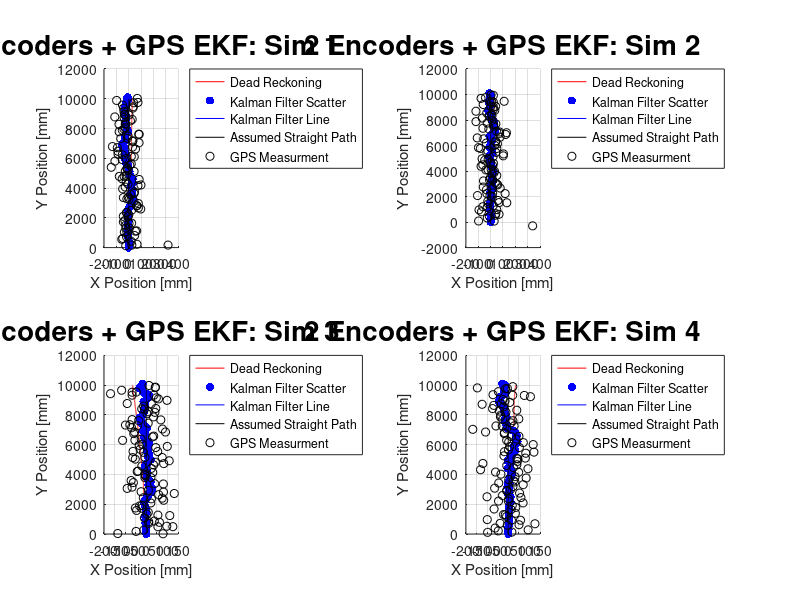

Write MATLAB code to recreate this figure.
close all
clear all
%% Notes
%   In each option IMU and GPS sampling rates are the same and encoder
%   simulation is decimated to match.
%
%   Encoder + IMU + GPS simulation does not take into account different
%   sampling rates. The lowest sampling rate sbhould be used for decimation 
%
%% Pick An Option Below

Option = 1;

%   1 = 2 Encoder + GPS
%   2 = 2 Encoder + IMU
%   3 = 2 Encoder + IMU + GPS
%   4 = 1 Encoder + IMU 


%% Variables
l = 50;                     % Wheel base
r = 10;                     % Wheel radius
C = 2*pi*r;                 % Wheel circumference
v = 100;                    % 20mm/s max linear velocity
w = 2*v/l;                  % Angular speed when rotating
fIMU = 1;                   % 1 Hz  
fGPS = 1;                   % 1 Hz 
fEnc = 10;                  % 5 Hz  

dtEnc = 1/fEnc;             % Encoder timestep

sim_length = 10000;         % Straight line length
t_len = sim_length/v;       % Time moving 

encStd = 0.1;               % Standard Deviations
GPSStd = 200;  
IMUStd = 0.1*pi/180;          

sinamp = 0;                %Amplitude of GPS X sine wave

X0 = 0;
Y0 = 0;
Z0 = 0;
Theta0 = 90*pi/180;

IMU_points = t_len/(fIMU);
gps_points = t_len/(fGPS);

%% Functions 
% Velocity
theta_dot_v = @(vr, vl) (1/l)*(vr - vl)*dtEnc;
X_dot_v = @(vr, vl, theta) (vr/2 + vl/2)*cos(theta + (theta_dot_v(vr, vl)/2))*dtEnc; 
Y_dot_v = @(vr, vl, theta) (vr/2 + vl/2)*sin(theta + (theta_dot_v(vr, vl)/2))*dtEnc;
enc_noise = @(encVar) (encVar)*randn(1);

%% Initialise 
X = X0;
Y = Y0;
Theta = Theta0;

%% Simulate and Plot Ideal Data
count = 1;
XIdeal(count,:) = X;
YIdeal(count,:) = Y;
ThetaIdeal(count,:) = Theta0;
speeds(count,:)= [v v];

while Y < sim_length
    
    count = count + 1;
    Y = Y + Y_dot_v(v, v, Theta0);
    X = X + X_dot_v(v, v, Theta0);
    XIdeal(count,:) = X;
    YIdeal(count,:) = Y;
    ThetaIdeal(count,:) = Theta0;
    speeds(count,:) = [v v];
        
end


%% Preset Sizes
encError = zeros(length(speeds),2);
pose_noise = zeros(length(speeds),4);
thetaGyroMeas = zeros(IMU_points,1);
x_sim_gps = zeros(1,length(gps_points));
y_sim_gps = zeros(1,length(gps_points));
X_kal = zeros(IMU_points,4);

for pp =1:4
            %% Add Encoder Noise
        for i = 1: length(speeds)
            encError(i,1) = enc_noise(encStd);
            encError(i,2) = enc_noise(encStd);
        end

        lwv_e = (speeds(:,2) + encError(:,2));
        rwv_e = (speeds(:,1) + encError(:,1));

        
        %% Reinitialise and Plot

        xt = X0;
        yt = Y0;
        theta = Theta0;

        for ii = 1:length(speeds)
            pose_noise(ii,1:4) = [xt, yt, 0, theta];

            xt = pose_noise(ii,1) + X_dot_v(rwv_e(ii),lwv_e(ii), pose_noise(ii,4)); 
            yt = pose_noise(ii,2) + Y_dot_v(rwv_e(ii),lwv_e(ii), pose_noise(ii,4)); 
            theta = pose_noise(ii,4) + (theta_dot_v(rwv_e(ii), lwv_e(ii)));

        end
        
        if Option == 1 %Encoder + GPS
            %% Simulate GPS data
            x_sim_gps = zeros(1,length(XIdeal));
            y_sim_gps = zeros(1,length(XIdeal));

            tt = linspace(0,2*pi,length(XIdeal));

            for q = 1:length(XIdeal)

                x_sim_gps(q) = XIdeal(q) + randn()*(GPSStd) + sinamp*sin(tt(q)/2); 
                y_sim_gps(q) = YIdeal(q) + randn()*(GPSStd);

            end

            factor = fEnc/fGPS;
            x_sim_gps = decimate(x_sim_gps,factor,5);
            y_sim_gps = decimate(y_sim_gps,factor,5);

            %% Decimate and Convert Encoders and Units 

            factor = fEnc/fGPS;
            lwv_e = decimate(lwv_e,factor,5)/dtEnc;
            rwv_e = decimate(rwv_e,factor,5)/dtEnc;

            %% EKF

            R = [GPSStd 0 0 
                0 GPSStd 0 
                0 0 GPSStd ]; 

            V = eye(3);

            Q = [encStd 0
                0   encStd];

            P_ini = zeros(4,4);
            P = P_ini;
            X_kal = zeros(length(x_sim_gps),4);

            % Initial Guess of State

            X_hat_prev = [X0, Y0, Z0, Theta0]; 

            X_hat_prev(1) = X0;
            X_hat_prev(2) = Y0;
            X_hat_prev(3) = 0;
            X_hat_prev(4) = Theta0;

            X_kal(1,1:4) = [X_hat_prev(1) X_hat_prev(2) X_hat_prev(3) X_hat_prev(4)];


            for i = 1:length(rwv_e)

                X_hat_minus = [X_hat_prev(1) + X_dot_v(rwv_e(i),lwv_e(i),X_hat_prev(4))
                               X_hat_prev(2) + Y_dot_v(rwv_e(i),lwv_e(i),X_hat_prev(4))
                               X_hat_prev(3)
                               X_hat_prev(4) + theta_dot_v(rwv_e(i),lwv_e(i))   ];


                A = [1  0   0   -(dtEnc/2)*(rwv_e(i) + lwv_e(i))*sin(X_hat_prev(4))
                    0   1   0  (dtEnc/2)*(rwv_e(i) + lwv_e(i))*cos(X_hat_prev(4))
                    0   0   1   0
                    0   0   0   1];

                W = [(dtEnc/2)*cos(X_hat_prev(4))  (dtEnc/2)*cos(X_hat_prev(4))
                    (dtEnc/2)*sin(X_hat_prev(4)) (dtEnc/2)*sin(X_hat_prev(4))
                    0   0
                    ( -dtEnc/l)     (dtEnc/l)];



                % Measurment Jacobian
                H = [   1 0 0 0
                        0 1 0 0
                        0 0 1 0    ];


                z = [x_sim_gps(i)
                     y_sim_gps(i)
                     0];


                h_0 = H*X_hat_minus; %% from online presentation???

                % Kalman Filter Implimentation

                P = A*P*A' + W*Q*W'; 

                K = P*H'*(H*P*H' + V*R*V')^-1; %%%%%

                %EKF Correction
                X_hat = X_hat_minus  + K*(z - h_0);

                X_kal(i+1,1:4) = X_hat(1:4)';

                P = (eye(4)-K*H)*P; 

                X_hat_prev = X_hat;

end 
        
    elseif Option == 2 % Encoder + IMU
        
        for jj = 1:length(rwv_e)
            
            thetaGyroMeas(jj) = Theta0 + randn(1)*(IMUStd); 
            
        end
        
        thetaGyroMeas = thetaGyroMeas';
        
        factor = fEnc/fGPS;
        thetaGyroMeas = decimate(thetaGyroMeas,factor,5);
        
        factor = fEnc/fIMU;
        lwv_e = decimate(lwv_e,factor,5)/dtEnc;
        rwv_e = decimate(rwv_e,factor,5)/dtEnc;
        
        %% EKF

        R = [IMUStd]; 

        V = 1;

        Q = [encStd 0
            0   encStd];

        P_ini = zeros(4,4);
        P = P_ini;
                      
        % Initial Guess of State

        X_hat_prev = [X0, Y0, 0, Theta0]; 

        X_hat_minus_plot = zeros(length(pose_noise),4);

        X_hat_prev(1) = X0;
        X_hat_prev(2) = Y0;
        X_hat_prev(3) = 0;
        X_hat_prev(4) = Theta0;

        X_kal = zeros(length(rwv_e),4);
        X_kal(1,1:4) = [X_hat_prev(1) X_hat_prev(2) X_hat_prev(3) X_hat_prev(4)];  
    
        for i = 1:length(rwv_e)


        X_hat_minus = [X_hat_prev(1) + X_dot_v(rwv_e(i),lwv_e(i),X_hat_prev(4))
                       X_hat_prev(2) + Y_dot_v(rwv_e(i),lwv_e(i),X_hat_prev(4))
                       X_hat_prev(3)
                       X_hat_prev(4) + theta_dot_v(rwv_e(i),lwv_e(i))   ];



        A = [1  0   0   -(dtEnc/2)*(rwv_e(i) + lwv_e(i))*sin(X_hat_prev(4))
            0   1   0  (dtEnc/2)*(rwv_e(i) + lwv_e(i))*cos(X_hat_prev(4))
            0   0   1   0
            0   0   0   1];

        W = [(dtEnc/2)*cos(X_hat_prev(4))  (dtEnc/2)*cos(X_hat_prev(4))
            (dtEnc/2)*sin(X_hat_prev(4)) (dtEnc/2)*sin(X_hat_prev(4))
            0   0
            ( -dtEnc/l)     (dtEnc/l)];


        % Measurment Jacobian
        H = [   0 0 0 1   ];


        z = [thetaGyroMeas(i)]; % Use the previous X position
        
        h_0 = H*X_hat_minus; 

       % Kalman Filter Implimentation

       P = A*P*A' + W*Q*W'; 

       K = P*H'*(H*P*H' + V*R*V')^-1;

       %EKF Correction
       X_hat = X_hat_minus  + K*(z - h_0);

       X_kal(i+1,1:4) = X_hat(1:4)';

       P = (eye(4)-K*H)*P; 

       X_hat_prev = X_hat;

    
        end
    
    elseif Option == 3
        
        for jj = 1:length(rwv_e)
            
            thetaGyroMeas(jj) = Theta0 + randn(1)*IMUStd; 
            
        end
        
            thetaGyroMeas = thetaGyroMeas';
        
            factor = fEnc/fGPS;
            thetaGyroMeas = decimate(thetaGyroMeas,factor,5);
        
            factor = fEnc/fIMU;
            lwv_e = decimate(lwv_e,factor,5)/dtEnc;
            rwv_e = decimate(rwv_e,factor,5)/dtEnc;
            
            x_sim_gps = zeros(1,length(XIdeal));
            y_sim_gps = zeros(1,length(XIdeal));

            tt = linspace(0,2*pi,length(XIdeal));

        for q = 1:length(XIdeal)

            x_sim_gps(q) = XIdeal(q) + randn()*(GPSStd) + sinamp*sin(tt(q)/2); 
            y_sim_gps(q) = YIdeal(q) + randn()*(GPSStd);

        end

        factor = fEnc/fGPS;
        x_sim_gps = decimate(x_sim_gps,factor,5);
        y_sim_gps = decimate(y_sim_gps,factor,5);
        
        
        %% EKF

R = [GPSStd 0 0 0 
    0 GPSStd 0 0 
    0 0 GPSStd 0 
    0 0 0 IMUStd]; 
    
V = eye(4);

Q = [encStd 0
    0   encStd];
  
P_ini = zeros(4,4);
P = P_ini;

% Initial Guess of State

X_hat_prev = [X0, Y0, 0, Theta0]; 

X_hat_minus_plot = zeros(length(pose_noise),4);

X_hat_prev(1) = X0;
X_hat_prev(2) = Y0;
X_hat_prev(3) = 0;
X_hat_prev(4) = Theta0;

X_kal = zeros(length(rwv_e),4);

X_kal(1,1:4) = [X_hat_prev(1) X_hat_prev(2) X_hat_prev(3) X_hat_prev(4)];  
    
for i = 1:IMU_points
      
       
    X_hat_minus = [X_hat_prev(1) + X_dot_v(rwv_e(i),lwv_e(i),X_hat_prev(4))
                   X_hat_prev(2) + Y_dot_v(rwv_e(i),lwv_e(i),X_hat_prev(4))
                   X_hat_prev(3)
                   X_hat_prev(4) + theta_dot_v(rwv_e(i),lwv_e(i))   ];
    

    
    A = [1  0   0   -(dtEnc/2)*(rwv_e(i) + lwv_e(i))*sin(X_hat_prev(4))
        0   1   0  (dtEnc/2)*(rwv_e(i) + lwv_e(i))*cos(X_hat_prev(4))
        0   0   1   0
        0   0   0   1];
    
    W = [(dtEnc/2)*cos(X_hat_prev(4))  (dtEnc/2)*cos(X_hat_prev(4))
        (dtEnc/2)*sin(X_hat_prev(4)) (dtEnc/2)*sin(X_hat_prev(4))
        0   0
        ( -dtEnc/l)     (dtEnc/l)];
      
    
    % Measurment Jacobian
    H = [1 0 0 0
        0 1 0 0
        0 0 1 0
        0 0 0 1   ];
    
        
    z = [x_sim_gps(i)
        y_sim_gps(i)
        0
        thetaGyroMeas(i)]; % Use the previous X position
         

  
    
    h_0 = H*X_hat_minus; %% from online presentation???
    
   % Kalman Filter Implimentation
     
   P = A*P*A' + W*Q*W'; 
  
   K = P*H'*inv(H*P*H' + V*R*V'); %%%%%
   
   %EKF Correction
   X_hat = X_hat_minus  + K*(z - h_0);
   
   X_kal(i+1,1:4) = X_hat(1:4)';
   
   P = (eye(4)-K*H)*P; 
   
   X_hat_prev = X_hat;
   
end
        
        elseif Option == 4
            
            

            
            
        for jj = 1:length(rwv_e)
            
            thetaGyroMeas(jj) = Theta0 + randn(1)*IMUStd; 
            
        end
        
            thetaGyroMeas = thetaGyroMeas';
            factor = fEnc/fGPS;
            thetaGyroMeas = decimate(thetaGyroMeas,factor,5);
        
            
            
            
        xt = X0;
        yt = Y0;
        theta = Theta0;

        for ii = 1:length(speeds)
            pose_noise(ii,1:4) = [xt, yt, 0, theta];

            xt = pose_noise(ii,1) + lwv_e(i)*dtEnc*cos(pose_noise(ii,4)); 
            yt = pose_noise(ii,2) + lwv_e(i)*dtEnc*sin(pose_noise(ii,4)); 
            theta = pose_noise(ii,4) + (theta_dot_v(rwv_e(ii), lwv_e(ii))); % if both wheels arnt taken into account for dead reckoning, line is straight.

        end
        
        factor = fEnc/fIMU;
        singleEnc = decimate(lwv_e,factor,5)/dtEnc;
        %% EKF

R = [IMUStd]; 
    
V = 1;

Q = [encStd];
  
P_ini = zeros(4,4);
P = P_ini;

% Initial Guess of State

X_hat_prev = [X0, Y0, 0, Theta0]; 

X_hat_minus_plot = zeros(length(pose_noise),4);

X_hat_prev(1) = X0;
X_hat_prev(2) = Y0;
X_hat_prev(3) = 0;
X_hat_prev(4) = Theta0;

X_kal = zeros(length(thetaGyroMeas),4);

X_kal(1,1:4) = [X_hat_prev(1) X_hat_prev(2) X_hat_prev(3) X_hat_prev(4)];  
X_hat_prev_prev = 90*180/pi;    

for i = 2:length(thetaGyroMeas)

    % Assumpition that both wheels do the same thing is too much?
    
    X_hat_minus = [X_hat_prev(1) + singleEnc(i)*dtEnc*cos(X_hat_prev(4))
                   X_hat_prev(2) + singleEnc(i)*dtEnc*sin(X_hat_prev(4))
                   X_hat_prev(3) 
                   X_hat_prev(4) + (thetaGyroMeas(i) - thetaGyroMeas(i-1))  ]; 
       
    
    A = [1  0   0   -(singleEnc(i)*dtEnc)*sin(X_hat_prev(4))
        0   1   0  singleEnc(i)*dtEnc*cos(X_hat_prev(4))
        0   0   1   0
        0   0   0   1]; 
    
    W = [(dtEnc)*cos(X_hat_prev(4))  
        (dtEnc)*sin(X_hat_prev(4)) 
            0 
            0  ]   ;
        
    % Measurment Jacobian
    H = [0 0 0 1];
  
    z = [thetaGyroMeas(i)]; % Use the previous X position

    h_0 = H*X_hat_minus; 
    
   % Kalman Filter Implimentation
     
   P = A*P*A' + W*Q*W'; 
  
   K = P*H'*inv(H*P*H' + V*R*V'); %%%%%
   
   %EKF Correction
   X_hat = X_hat_minus  + K*(z - h_0);
   
   X_kal(i+1,1:4) = X_hat(1:4)';
   
   P = (eye(4)-K*H)*P; 
   
   X_hat_prev = X_hat;
   
end
  
        end
        
if Option == 1
    subplot(2,2,pp)
    hold on

    plot(pose_noise(:,1), pose_noise(:,2),'r')
    scatter(X_kal(:,1),X_kal(:,2),'b','filled')
    plot(X_kal(:,1),X_kal(:,2),'b')
    plot(XIdeal, YIdeal,'k')
    scatter(x_sim_gps,y_sim_gps,'k')
    title(sprintf('2 Encoders + GPS EKF: Sim %s', num2str(pp)),'FontSize', 20)
    xlabel('X Position [mm]')
    ylabel('Y Position [mm]')
    legend('Dead Reckoning','Kalman Filter Scatter','Kalman Filter Line','Assumed Straight Path','GPS Measurment','Bestoutside', 'Location', 'northeastoutside')
    set(gcf,'units','normalized','outerposition',[0 0 1 1])
    grid on
    hold off

elseif Option == 2
    subplot(2,2,pp)
    hold on

    plot(pose_noise(:,1), pose_noise(:,2),'r')
    scatter(X_kal(:,1),X_kal(:,2),'b','filled')
    plot(X_kal(:,1),X_kal(:,2),'b')
    plot(XIdeal, YIdeal,'k')
    title(sprintf('2 Encoder + IMU Fusion EKF: Sim %s', num2str(pp)),'FontSize', 20)
    xlabel('X Position [mm]')
    ylabel('Y Position [mm]')
    legend('Dead Reckoning','Kalman Filter Scatter','Kalman Filter Line','Assumed Straight Path','Bestoutside', 'Location', 'northeastoutside')
    set(gcf,'units','normalized','outerposition',[0 0 1 1])
    grid on
    hold off

elseif Option == 3
    subplot(2,2,pp)
    hold on

    plot(pose_noise(:,1), pose_noise(:,2),'r')
    scatter(X_kal(:,1),X_kal(:,2),'b','filled')
    plot(X_kal(:,1),X_kal(:,2),'b')
    plot(XIdeal, YIdeal,'k')
    scatter(x_sim_gps,y_sim_gps,'k')
    title(sprintf('2 Encoder + GPS + IMU EKF: Sim %s', num2str(pp)),'FontSize', 20)
    xlabel('X Position [mm]')
    ylabel('Y Position [mm]')
    legend('Dead Reckoning','Kalman Filter Scatter','Kalman Filter Line','Assumed Straight Path','GPS Measurment','Bestoutside', 'Location', 'northeastoutside')
    set(gcf,'units','normalized','outerposition',[0 0 1 1])
    grid on
    hold off
    
elseif Option == 4
    subplot(2,2,pp)
    hold on

    plot(pose_noise(:,1), pose_noise(:,2),'r')
    scatter(X_kal(:,1),X_kal(:,2),'b','filled')
    plot(X_kal(:,1),X_kal(:,2),'b')
    plot(XIdeal, YIdeal,'k')
    title(sprintf('1 Encoder + IMU Fusion EKF: Sim %s', num2str(pp)),'FontSize', 20)
    xlabel('X Position [mm]')
    ylabel('Y Position [mm]')
    legend('Dead Reckoning','Kalman Filter Scatter','Kalman Filter Line','Assumed Straight Path','Bestoutside', 'Location', 'northeastoutside')
    set(gcf,'units','normalized','outerposition',[0 0 1 1])
    grid on
    hold off
    
else 
    
end
    

end






